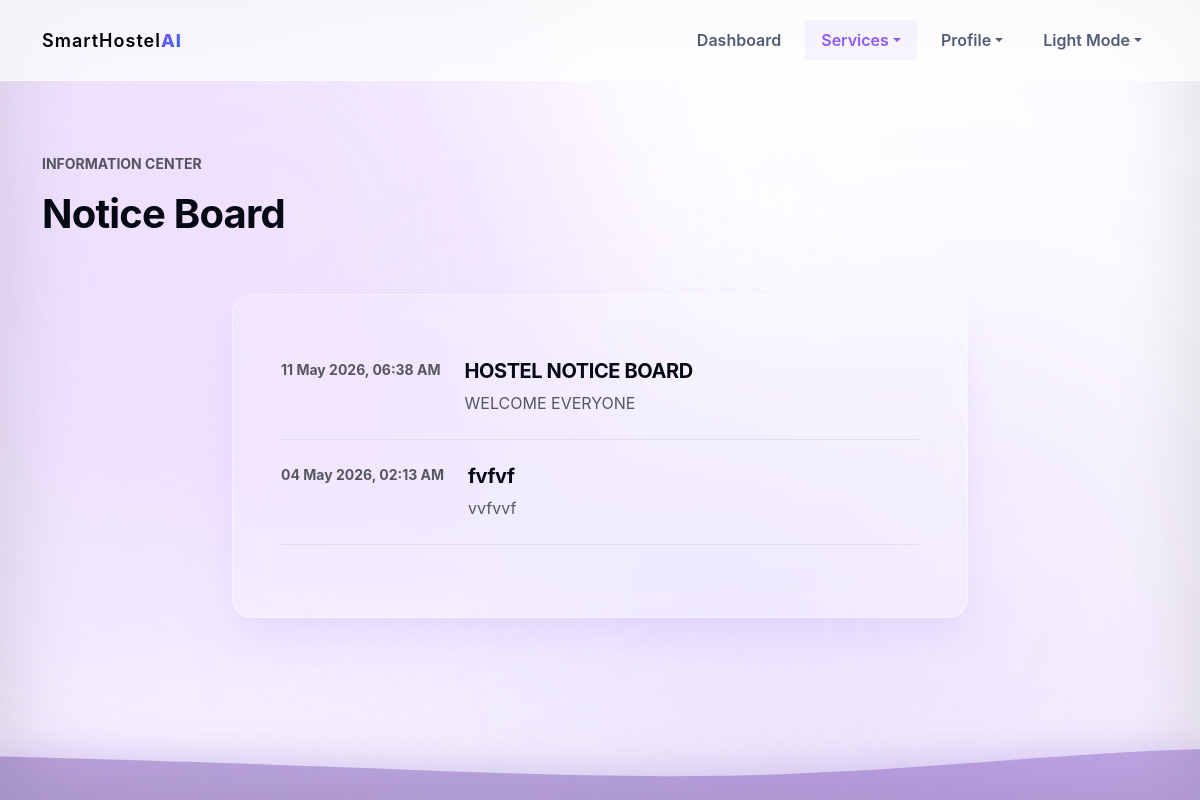
Before: /notice_board (signed in) with the older database file.
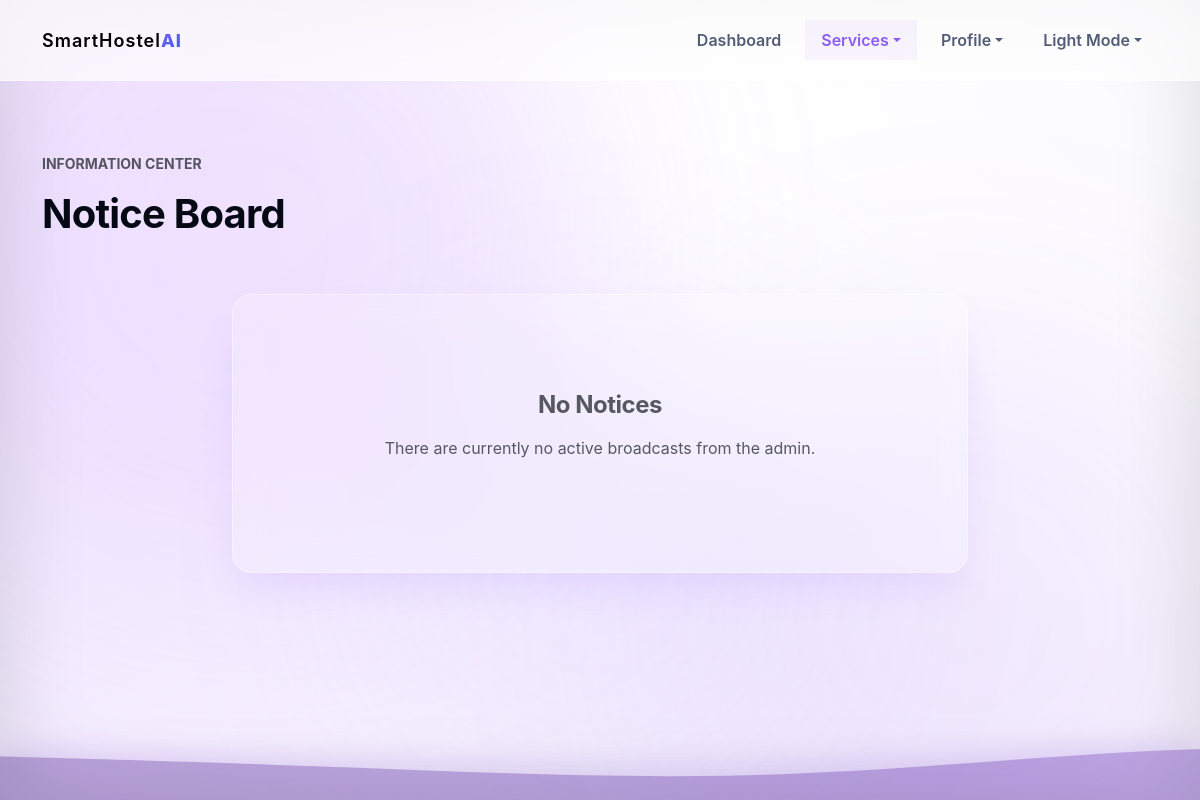
After: the same page with the newer database file.
### tables this page shows
CREATE TABLE notices (
                id INTEGER PRIMARY KEY AUTOINCREMENT,
                title TEXT NOT NULL,
                content TEXT NOT NULL,
                date TEXT NOT NULL
            );

### app.py (the view)
@app.route("/notice_board")
@login_required("student")
def notice_board_page():
    with get_db() as db:
        notices = db.execute("SELECT * FROM notices ORDER BY id DESC").fetchall()
    return render_template("notice_board.html", notices=notices)

### app.py (called while the page is built)
@app.context_processor
def inject_asset_version():
    return {"asset_version": os.getenv("RENDER_GIT_COMMIT", datetime.now().strftime("%Y%m%d%H%M"))}

@app.after_request
def add_no_cache_headers(response):
    if request.endpoint == "static":
        response.headers["Cache-Control"] = "no-store, no-cache, must-revalidate, max-age=0"
    return response

def get_db():
    db = sqlite3.connect(DATABASE, detect_types=sqlite3.PARSE_DECLTYPES)
    db.row_factory = sqlite3.Row
    return db

def login_required(role=None):
    def decorator(view):
        @wraps(view)
        def wrapped_view(*args, **kwargs):
            if "user_email" not in session:
                flash("Please login to continue.", "warning")
                return redirect(url_for("login"))
            if role and session.get("role") != role:
                flash("You do not have permission to access that page.", "danger")
                return redirect(url_for("dashboard"))
            return view(*args, **kwargs)
        return wrapped_view
    return decorator

### templates/notice_board.html (shortened to what this page needs)
{% extends "base.html" %}
{% block content %}
<section class="dashboard py-5">
  <div class="container">
    <div class="d-flex flex-wrap justify-content-between align-items-end gap-3 mb-5 reveal">
      <div>
        <p class="text-muted fw-bold text-uppercase small tracking-wide">Information Center</p>
        <h1 class="h1 fw-bold" id="notice-title">Notice Board</h1>
      </div>
    </div>
    <div class="row justify-content-center">
      <div class="col-lg-8 reveal">
        <div class="glass-panel p-5">
          {% if notices %}
            <div class="timeline mt-3">
              {% for notice in notices %}
                <div class="d-flex mb-4 border-bottom pb-4">
                  <div class="me-4 text-muted small fw-bold" style="min-width: 100px;">{{ notice.date }}</div>
                  <div>
                    <h3 class="h5 fw-bold mb-2" style="color: var(--text);">{{ notice.title }}</h3>
                    <p class="mb-0 text-muted">{{ notice.content }}</p>
                  </div>
                </div>
              {% endfor %}
            </div>
          {% else %}
            <div class="text-center py-5 text-muted">
              <h2 class="h4 mb-3 fw-bold">No Notices</h2>
              <p>There are currently no active broadcasts from the admin.</p>
            </div>
          {% endif %}
        </div>
      </div>
    </div>
  </div>
</section>
{% endblock %}

Changed rows visible on the page:
removed notices: date "11 May 2026, 06:38 AM", title "HOSTEL NOTICE BOARD", content "WELCOME EVERYONE"
removed notices: date "04 May 2026, 02:13 AM", title "fvfvf", content "vvfvvf"
Other visible differences:
text now shown: "No Notices There are currently no active broadcasts from the admin."
